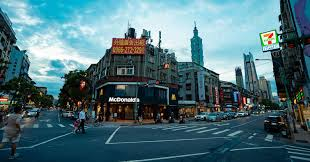
#> input picture Part07/street.jpg, 310 x 162 px
$ python blog007b.py
#> lines starting #> are read from the running program, lines starting #| are printed output that depends on the picture
import cv2
import numpy as np

src = cv2.imread('street.jpg')
#> src is the input picture: shape (162, 310, 3); mean B, G, R 119.2, 111, 78.2
rows,cols = src.shape[:2]
#> rows = 162; cols = 310

pos1 = np.float32([[50,50],[200,50],[50,200]])
pos2 = np.float32([[50,50],[200,50],[100,250]])
M = cv2.getAffineTransform(pos1,pos2)

result = cv2.warpAffine(src,M,(cols,rows))
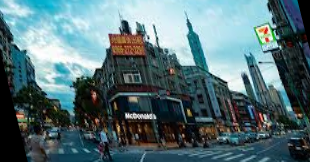
#> result: shape (162, 310, 3); mean B, G, R 117.3, 112.3, 86.6

cv2.imshow('original',src)
cv2.imshow('result',result)

k = cv2.waitKey(0)
#> (key Esc is pressed here)
if k == 27:
    cv2.destroyAllWindows()
